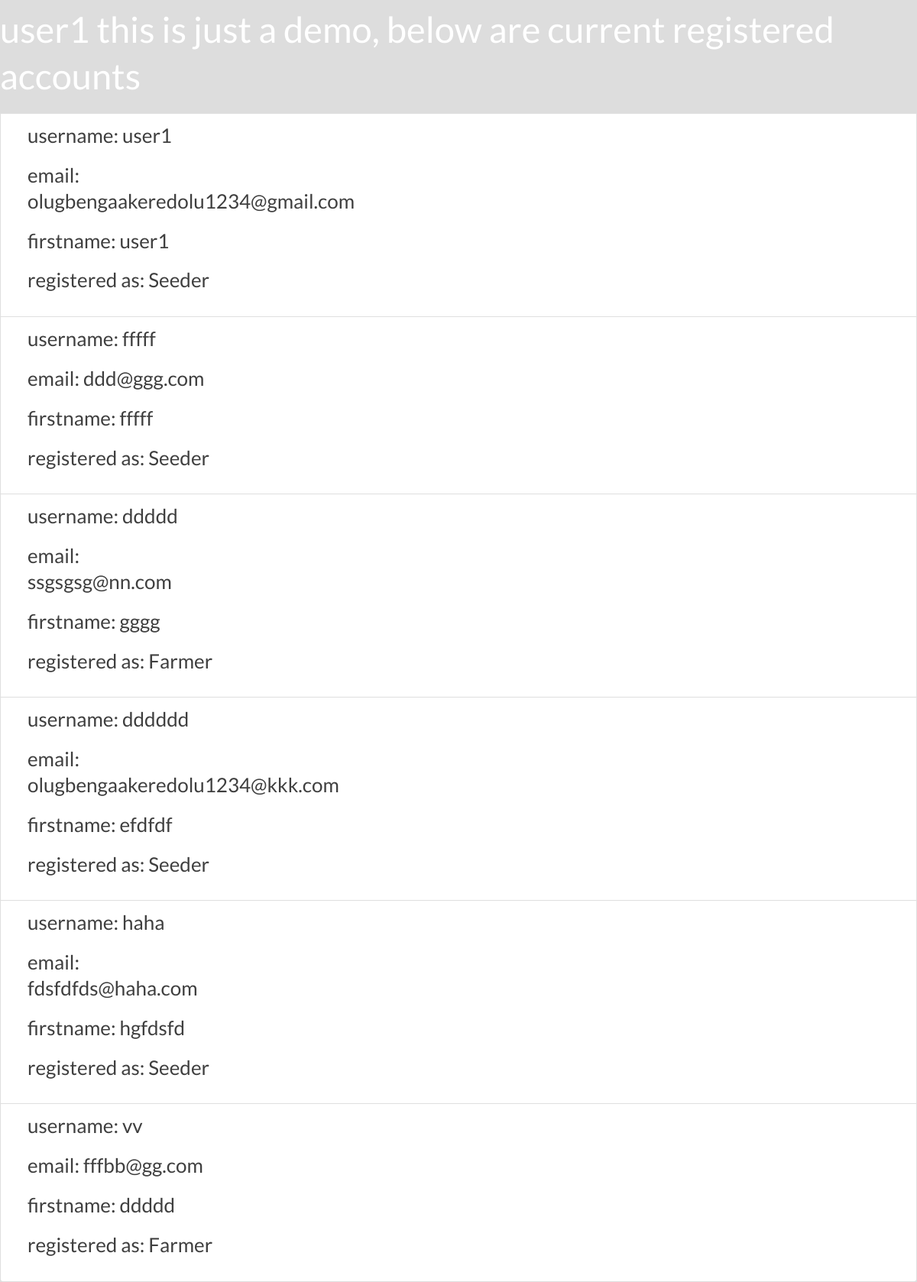
/users.html (signed in), run on the app's committed database.
### src/models.py (models this page shows, shortened)
class User(UserMixin, db.Model):
    id = db.Column(db.Integer, primary_key=True)
    username = db.Column(db.String(50), unique=True, nullable=False)
    firstname = db.Column(db.String(50), unique=False, nullable=False)
    lastname = db.Column(db.String(50), unique=False, nullable=False)
    password = db.Column(db.String(200), primary_key=False, nullable=False)
    email = db.Column(db.String(75), nullable=False, unique=True)
    address = db.Column(db.String(75), unique=False, nullable=False)
    state = db.Column(db.String(75), unique=False, nullable=False)
    lga = db.Column(db.String(75), unique=False, nullable=False)
    phone = db.Column(db.Numeric, unique=True, nullable=True)
    bvn = db.Column(db.Numeric, nullable=True)
    usertype = db.Column(db.String, nullable=False, unique=False)
    donated_amount = db.relationship('Donated', foreign_keys='Donated.donated_by_id',
                                     backref='donator', lazy=True)
    @property
    def unhashed_password(self):
        raise AttributeError('Cannot view password')

### src/routes/main.py (the view)
@main.route('/users')
@main.route('/users.html')
@login_required
def users():
    username = current_user.username
    users = User.query.all()
    context = {
        'users' : users
    }
    return render_template('users.html', **context,  username=current_user.username)

### src/__init__.py (called while the page is built)
def create_app(config_file='settings.py'):
    app = Flask(__name__)
    app.config.from_pyfile(config_file)
    db.init_app(app)
    login_manager.init_app(app)
    login_manager.login_view = 'auth.login'
    @login_manager.user_loader
    def load_user(user_id):
        return User.query.get(user_id)
    app.register_blueprint(main)
    app.register_blueprint(auth)
    app.cli.add_command(create_tables)
    return app

### src/templates/users.html (shortened to what this page needs)
{% from "base.html" import render_scrolltotop, render_aboutus, render_ourcauses, render_faq, render_contactus, render_ourteam, render_sponsors, render_subscribenews, render_takeaction, render_footer, render_js, render_formseed, render_navbar, render_css, render_donatemodal %}
<!DOCTYPE html>
<html>
    <head>
        {{ render_css(render) }}
    </head>
<body data-rsssl=1 class="home page-template-default page page-id-5680 _masterslider _msp_version_3.2.7 woocommerce-no-js">
    <div class="row">
        <div class="col-md p-1" id="flash_message">
        </div>
        <div class="col-lg-12">
            <div class="list-group">
                {% block content %}
                <h1>{{ username }} this is just a demo, below are current registered accounts</h1>
                {% endblock %}
                {% for user in users %}
                <a href="#" class="list-group-item {% if user.farmer %}active{% endif %}">
                    <div class="col-md-3">
                        <h4 class="list-group-item-heading">username: {{ user.username }}</h4>
                    </div>
                    <div class="col-md-3">
                        <h4 class="list-group-item-heading">email: {{ user.email }}</h4>
                    </div>
                    <div class="col-md-3">
                        <h4 class="list-group-item-heading">firstname: {{ user.firstname }}</h4>
                    </div>
                    <div class="col-md-3">
                        <h4 class="list-group-item-heading">registered as: {{ user.usertype }}</h4>
                    </div>
                </a>
                {% endfor %}
            </div>
        </div>
    </div>
</body>
</html>

### src/templates/base.html (shortened to what this page needs)
{% macro render_css(render) %}
<link rel="stylesheet" href="https://unpkg.com/tippy.js@6/animations/scale.css"/>
<link rel="stylesheet" href="https://stackpath.bootstrapcdn.com/bootstrap/4.5.0/css/bootstrap.min.css">
<link rel="stylesheet" href="{{ url_for ('static', filename='css/style.css')}}" type="text/css" media='all'>
<link rel='stylesheet' href="{{ url_for ('static', filename='plugins/superfish/css/superfish.css')}}" type='text/css' media='all' />
<link rel='stylesheet' href="{{ url_for ('static', filename='plugins/dl-menu/component.css')}}" type='text/css' media='all' />
<link rel='stylesheet' href="{{ url_for ('static', filename='plugins/font-awesome-new/css/font-awesome.min.css')}}" type='text/css' media='all' />
<link rel='stylesheet' href="{{ url_for ('static', filename='plugins/elegant-font/style.css')}}" type='text/css' media='all' />
<link rel='stylesheet' href="{{ url_for ('static', filename='plugins/fancybox/jquery.fancybox.css')}}" type='text/css' media='all' />
<link rel='stylesheet' href="{{ url_for ('static', filename='plugins/flexslider/flexslider.css')}}" type='text/css' media='all' />
<link rel='stylesheet' href="{{ url_for ('static', filename='css/style-responsive.css')}}" type='text/css' media='all' />
<link rel='stylesheet' href="{{ url_for ('static', filename='css/style-custom.css')}}" type='text/css' media='all' />
<link rel='stylesheet' href="{{ url_for ('static', filename='plugins/masterslider/public/assets/css/masterslider.main.css')}}" type='text/css' media='all' />
<link rel='stylesheet' href="{{ url_for ('static', filename='css/master-custom.css')}}" type='text/css' media='all' />
<link rel="stylesheet" type="text/css" href="https://stackpath.bootstrapcdn.com/font-awesome/4.7.0/css/font-awesome.min.css" media="all">
<link rel='stylesheet' href="{{ url_for ('static', filename='css/my-own.css')}}" type='text/css' media='all' />
{% endmacro %}

### src/static/css/style-responsive.css (style rules this page uses)
html body { min-width: 300px; }

### src/static/css/style-custom.css (style rules this page uses)
html.ltie9 body, body { min-width: 1140px; }
h1, h2, h3, h4, h5, h6, .greennature-title-font { font-family: "Lato"; }
body, input, textarea, select, .greennature-content-font { font-family: "Lato"; }
body { font-size: 13px; }
h1 { font-size: 47px; }
h4 { font-size: 26px; }
body { background-color: #dddddd; }
h1, h2, h3, h4, h5, h6, .greennature-title, .greennature-title a { color: #3f3f3f; }
a { color: #5dc269; }

### src/static/css/my-own.css (style rules this page uses)
body { background-size: cover; background-position: center; }
#faq h4,h1 { color: #fff; }

### data on the page
User: username "user1", email "olugbengaakeredolu1234@gmail.com", firstname "user1", usertype "Seeder"
User: username "fffff", email "ddd@ggg.com", firstname "fffff", usertype "Seeder"
User: username "ddddd", email "ssgsgsg@nn.com", firstname "gggg", usertype "Farmer"
User: username "dddddd", email "olugbengaakeredolu1234@kkk.com", firstname "efdfdf", usertype "Seeder"
User: username "haha", email "fdsfdfds@haha.com", firstname "hgfdsfd", usertype "Seeder"
User: username "vv", email "fffbb@gg.com", firstname "ddddd", usertype "Farmer"
